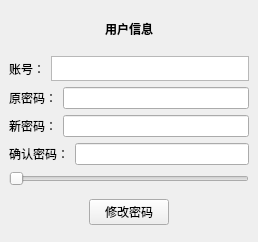
<?xml version="1.0" encoding="UTF-8"?>
<ui version="4.0">
 <class>yonghuxinxi</class>
 <widget class="QMainWindow" name="yonghuxinxi">
  <property name="geometry">
   <rect>
    <x>0</x>
    <y>0</y>
    <width>258</width>
    <height>242</height>
   </rect>
  </property>
  <property name="windowTitle">
   <string>MainWindow</string>
  </property>
  <widget class="QWidget" name="centralwidget">
   <layout class="QVBoxLayout" name="verticalLayout">
    <item>
     <layout class="QHBoxLayout" name="horizontalLayout_6">
      <item>
       <widget class="QLabel" name="label_8">
        <property name="text">
         <string/>
        </property>
       </widget>
      </item>
      <item>
       <spacer name="horizontalSpacer_3">
        <property name="orientation">
         <enum>Qt::Horizontal</enum>
        </property>
        <property name="sizeHint" stdset="0">
         <size>
          <width>40</width>
          <height>20</height>
         </size>
        </property>
       </spacer>
      </item>
      <item>
       <widget class="QLabel" name="label_7">
        <property name="styleSheet">
         <string notr="true">font: 15pt &quot;Ubuntu&quot;;</string>
        </property>
        <property name="text">
         <string>&lt;html&gt;&lt;head/&gt;&lt;body&gt;&lt;p&gt;&lt;span style=&quot; font-weight:600;&quot;&gt;用户信息&lt;/span&gt;&lt;/p&gt;&lt;/body&gt;&lt;/html&gt;</string>
        </property>
       </widget>
      </item>
      <item>
       <spacer name="horizontalSpacer_4">
        <property name="orientation">
         <enum>Qt::Horizontal</enum>
        </property>
        <property name="sizeHint" stdset="0">
         <size>
          <width>40</width>
          <height>20</height>
         </size>
        </property>
       </spacer>
      </item>
      <item>
       <widget class="QLabel" name="label_9">
        <property name="text">
         <string/>
        </property>
       </widget>
      </item>
     </layout>
    </item>
    <item>
     <layout class="QHBoxLayout" name="horizontalLayout">
      <item>
       <widget class="QLabel" name="label">
        <property name="text">
         <string>账号：</string>
        </property>
       </widget>
      </item>
      <item>
       <widget class="QTextBrowser" name="textBrowser">
        <property name="minimumSize">
         <size>
          <width>0</width>
          <height>25</height>
         </size>
        </property>
        <property name="maximumSize">
         <size>
          <width>16777215</width>
          <height>25</height>
         </size>
        </property>
       </widget>
      </item>
     </layout>
    </item>
    <item>
     <layout class="QHBoxLayout" name="horizontalLayout_2">
      <item>
       <widget class="QLabel" name="label_3">
        <property name="text">
         <string>原密码：</string>
        </property>
       </widget>
      </item>
      <item>
       <widget class="QLineEdit" name="lineEdit"/>
      </item>
     </layout>
    </item>
    <item>
     <layout class="QHBoxLayout" name="horizontalLayout_3">
      <item>
       <widget class="QLabel" name="label_2">
        <property name="text">
         <string>新密码：</string>
        </property>
       </widget>
      </item>
      <item>
       <widget class="QLineEdit" name="lineEdit_2"/>
      </item>
     </layout>
    </item>
    <item>
     <layout class="QHBoxLayout" name="horizontalLayout_4">
      <item>
       <widget class="QLabel" name="label_4">
        <property name="text">
         <string>确认密码：</string>
        </property>
       </widget>
      </item>
      <item>
       <widget class="QLineEdit" name="lineEdit_3"/>
      </item>
     </layout>
    </item>
    <item>
     <widget class="QSlider" name="horizontalSlider">
      <property name="orientation">
       <enum>Qt::Horizontal</enum>
      </property>
     </widget>
    </item>
    <item>
     <layout class="QHBoxLayout" name="horizontalLayout_5">
      <item>
       <widget class="QLabel" name="label_6">
        <property name="text">
         <string/>
        </property>
       </widget>
      </item>
      <item>
       <spacer name="horizontalSpacer">
        <property name="orientation">
         <enum>Qt::Horizontal</enum>
        </property>
        <property name="sizeHint" stdset="0">
         <size>
          <width>40</width>
          <height>20</height>
         </size>
        </property>
       </spacer>
      </item>
      <item>
       <widget class="QPushButton" name="pushButton">
        <property name="text">
         <string>修改密码</string>
        </property>
       </widget>
      </item>
      <item>
       <spacer name="horizontalSpacer_2">
        <property name="orientation">
         <enum>Qt::Horizontal</enum>
        </property>
        <property name="sizeHint" stdset="0">
         <size>
          <width>40</width>
          <height>20</height>
         </size>
        </property>
       </spacer>
      </item>
      <item>
       <widget class="QLabel" name="label_5">
        <property name="text">
         <string/>
        </property>
       </widget>
      </item>
     </layout>
    </item>
   </layout>
  </widget>
 </widget>
 <resources/>
 <connections/>
</ui>
